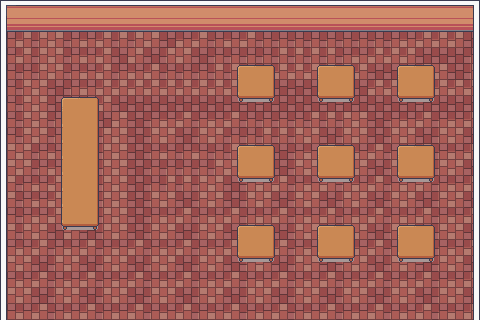

A 2D game scene composited from a Tiled map and its tileset images. What follows is a short description and the map's XML, with every tile layer's data as written:
An orthogonal 30x20 tile map with 16x16 px tiles, 3 tile layers (Floor, Colide, Ceiling), 2 tilesets.

<map version="1.10" tiledversion="1.10.2" orientation="orthogonal" renderorder="right-down" width="30" height="20" tilewidth="16" tileheight="16" infinite="0" nextlayerid="5" nextobjectid="1">
 <tileset firstgid="1" source="Room Builder.tsx" />
 <tileset firstgid="392" source="Interiors.tsx" />
 <layer id="1" name="Floor" width="30" height="20">
  <data encoding="csv">
86,87,87,87,87,87,87,87,87,87,87,87,87,87,87,87,87,87,87,87,87,87,87,87,87,87,87,87,87,88,
103,104,104,104,104,104,104,104,104,104,104,104,104,104,104,104,104,104,104,104,104,104,104,104,104,104,104,104,104,105,
98,99,114,115,97,98,99,114,114,115,116,98,99,97,98,99,97,97,97,97,97,97,97,97,97,98,99,99,99,116,
98,99,114,115,97,98,99,116,115,116,114,115,116,97,97,97,97,114,114,114,114,97,98,99,99,99,116,116,116,97,
98,97,114,115,97,98,99,97,98,99,97,97,97,114,114,97,98,99,99,99,99,99,99,116,116,116,114,115,116,114,
98,114,115,116,97,98,99,99,99,99,99,99,99,99,99,99,99,116,116,116,116,116,116,99,99,99,99,99,99,99,
98,114,115,116,97,98,99,116,116,116,116,116,116,116,116,116,116,116,116,116,116,116,116,116,116,116,116,116,116,116,
97,114,115,97,98,99,116,115,116,97,98,99,97,98,99,97,97,97,97,114,114,114,115,116,97,98,99,97,98,99,
97,114,115,97,98,99,114,115,116,114,115,116,114,115,97,97,114,114,114,115,116,114,115,116,114,115,116,114,115,116,
114,115,97,98,99,116,114,115,116,97,98,97,98,97,114,114,115,116,97,98,99,97,98,99,97,98,99,97,98,99,
114,115,97,98,99,97,114,115,116,97,97,97,97,114,115,116,115,116,114,115,116,114,115,116,114,115,116,114,115,116,
114,97,98,99,116,97,114,115,116,97,114,114,114,115,116,97,98,99,97,98,99,97,98,99,97,98,99,97,98,99,
114,97,98,99,115,114,114,115,116,114,115,116,114,115,116,114,115,116,114,115,116,114,115,116,114,115,116,114,115,116,
97,97,98,99,98,99,114,115,116,97,98,99,97,98,99,97,98,99,97,98,99,97,98,99,97,98,99,97,98,99,
114,114,115,116,115,116,114,115,116,114,115,116,114,115,116,114,115,116,114,115,116,114,115,116,114,115,116,114,115,116,
97,98,99,97,98,99,97,98,99,97,98,99,97,98,99,97,98,99,97,98,99,97,98,99,97,98,99,97,98,99,
114,115,116,114,115,116,114,115,116,114,115,116,114,115,116,114,115,116,114,115,116,114,115,116,114,115,116,114,115,116,
97,98,99,97,98,99,97,98,99,97,98,99,97,98,99,97,98,99,97,98,99,97,98,99,97,98,99,97,98,99,
114,115,116,114,115,116,114,115,116,114,115,116,114,115,116,114,115,116,114,115,116,114,115,116,114,115,116,114,115,116,
97,98,99,97,98,99,97,98,99,97,98,99,97,98,99,97,98,99,97,98,99,97,98,99,97,98,99,97,98,99
</data>
 </layer>
 <layer id="3" name="Colide" width="30" height="20">
  <data encoding="csv">
86,87,87,87,87,87,87,87,87,87,87,87,87,87,87,87,87,87,87,87,87,87,87,87,87,87,87,87,87,88,
103,104,104,104,104,104,104,104,104,104,104,104,104,104,104,104,104,104,104,104,104,104,104,104,104,104,104,104,104,105,
0,0,0,0,0,0,0,0,0,0,0,0,0,0,0,0,0,0,0,0,0,0,0,0,0,0,0,0,0,0,
0,0,0,0,0,0,0,0,0,0,0,0,0,0,0,0,0,0,0,0,0,0,0,0,0,0,0,0,0,0,
0,0,0,0,0,0,0,0,0,0,0,0,0,0,552,553,554,555,0,552,553,554,555,0,552,553,554,555,0,0,
0,0,0,0,0,0,0,0,0,0,0,0,0,0,568,569,570,571,0,568,569,570,571,0,568,569,570,571,0,0,
0,0,0,552,553,554,555,0,0,0,0,0,0,0,584,585,586,587,0,584,585,586,587,0,584,585,586,587,0,0,
0,0,0,568,569,570,571,0,0,0,0,0,0,0,0,0,0,0,0,0,0,0,0,0,0,0,0,0,0,0,
0,0,0,568,569,570,571,0,0,0,0,0,0,0,0,0,0,0,0,0,0,0,0,0,0,0,0,0,0,0,
0,0,0,568,569,570,571,0,0,0,0,0,0,0,552,553,554,555,0,552,553,554,555,0,552,553,554,555,0,0,
0,0,0,568,569,570,571,0,0,0,0,0,0,0,568,569,570,571,0,568,569,570,571,0,568,569,570,571,0,0,
0,0,0,568,569,570,571,0,0,0,0,0,0,0,584,585,586,587,0,584,585,586,587,0,584,585,586,587,0,0,
0,0,0,568,569,570,571,0,0,0,0,0,0,0,0,0,0,0,0,0,0,0,0,0,0,0,0,0,0,0,
0,0,0,568,569,570,571,0,0,0,0,0,0,0,0,0,0,0,0,0,0,0,0,0,0,0,0,0,0,0,
0,0,0,584,585,586,587,0,0,0,0,0,0,0,552,553,554,555,0,552,553,554,555,0,552,553,554,555,0,0,
0,0,0,0,0,0,0,0,0,0,0,0,0,0,568,569,570,571,0,568,569,570,571,0,568,569,570,571,0,0,
0,0,0,0,0,0,0,0,0,0,0,0,0,0,584,585,586,587,0,584,585,586,587,0,584,585,586,587,0,0,
0,0,0,0,0,0,0,0,0,0,0,0,0,0,0,0,0,0,0,0,0,0,0,0,0,0,0,0,0,0,
0,0,0,0,0,0,0,0,0,0,0,0,0,0,0,0,0,0,0,0,0,0,0,0,0,0,0,0,0,0,
0,0,0,0,0,0,0,0,0,0,0,0,0,0,0,0,0,0,0,0,0,0,0,0,0,0,0,0,0,0
</data>
 </layer>
 <layer id="2" name="Ceiling" width="30" height="20" locked="1">
  <data encoding="csv">
41,0,0,0,0,0,0,0,0,0,0,0,0,0,0,0,0,0,0,0,0,0,0,0,0,0,0,0,0,40,
9,0,0,0,0,0,0,0,0,0,0,0,0,0,0,0,0,0,0,0,0,0,0,0,0,0,0,0,0,8,
7,0,0,0,0,0,0,0,0,0,0,0,0,0,0,0,0,0,0,0,0,0,0,0,0,0,0,0,0,8,
7,0,0,0,0,0,0,0,0,0,0,0,0,0,0,0,0,0,0,0,0,0,0,0,0,0,0,0,0,8,
7,0,0,0,0,0,0,0,0,0,0,0,0,0,0,0,0,0,0,0,0,0,0,0,0,0,0,0,0,8,
7,0,0,0,0,0,0,0,0,0,0,0,0,0,0,0,0,0,0,0,0,0,0,0,0,0,0,0,0,8,
7,0,0,0,0,0,0,0,0,0,0,0,0,0,0,0,0,0,0,0,0,0,0,0,0,0,0,0,0,8,
7,0,0,0,0,0,0,0,0,0,0,0,0,0,0,0,0,0,0,0,0,0,0,0,0,0,0,0,0,8,
7,0,0,0,0,0,0,0,0,0,0,0,0,0,0,0,0,0,0,0,0,0,0,0,0,0,0,0,0,8,
7,0,0,0,0,0,0,0,0,0,0,0,0,0,0,0,0,0,0,0,0,0,0,0,0,0,0,0,0,8,
7,0,0,0,0,0,0,0,0,0,0,0,0,0,0,0,0,0,0,0,0,0,0,0,0,0,0,0,0,8,
7,0,0,0,0,0,0,0,0,0,0,0,0,0,0,0,0,0,0,0,0,0,0,0,0,0,0,0,0,8,
7,0,0,0,0,0,0,0,0,0,0,0,0,0,0,0,0,0,0,0,0,0,0,0,0,0,0,0,0,8,
7,0,0,0,0,0,0,0,0,0,0,0,0,0,0,0,0,0,0,0,0,0,0,0,0,0,0,0,0,8,
7,0,0,0,0,0,0,0,0,0,0,0,0,0,0,0,0,0,0,0,0,0,0,0,0,0,0,0,0,8,
7,0,0,0,0,0,0,0,0,0,0,0,0,0,0,0,0,0,0,0,0,0,0,0,0,0,0,0,0,8,
7,0,0,0,0,0,0,0,0,0,0,0,0,0,0,0,0,0,0,0,0,0,0,0,0,0,0,0,0,8,
7,0,0,0,0,0,0,0,0,0,0,0,0,0,0,0,0,0,0,0,0,0,0,0,0,0,0,0,0,8,
7,0,0,0,0,0,0,0,0,0,0,0,0,0,0,0,0,0,0,0,0,0,0,0,0,0,0,0,0,8,
7,0,0,0,0,0,0,0,0,0,0,0,0,0,0,0,0,0,0,0,0,0,0,0,0,0,0,0,0,8
</data>
 </layer>
 <objectgroup id="4" name="NPCs" />
</map>
